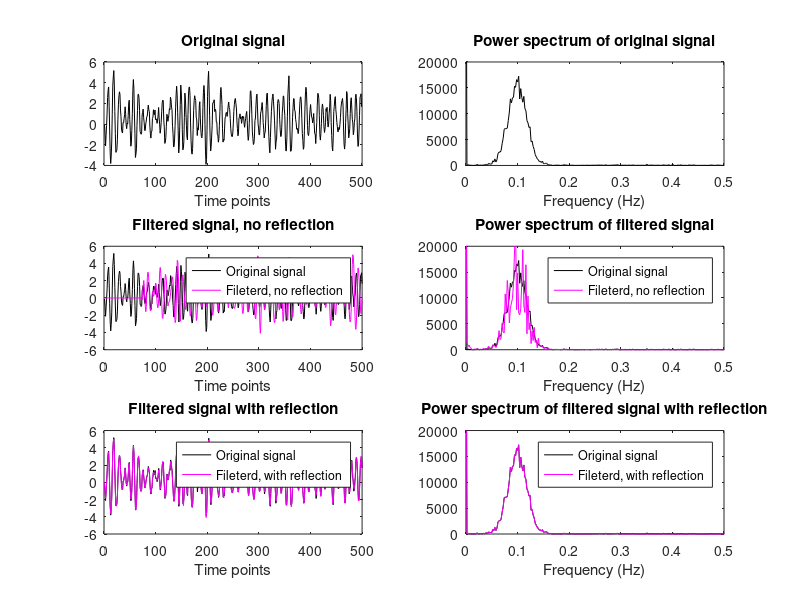

MATLAB code to generate this figure:
clc
clear all
close all

%create a signal with random numbers within frequency boundaries
N=500; 
hz=linspace(0,1,N);
nyquist=0.5;

%generate gaussian
g=exp(-(4*log(2)*(hz-0.1)/0.1).^2)*N/2; 
%Pointwise multiply gaussian by random phase value 
%Insert them into Euler's formula to generate complex unit length random vectors
signal=real(ifft(g.*exp(1i*rand(1,N)*2*pi)))+ rand(1,N);

%plot the signal
subplot(321)
plot(1:N,signal,'k')
set(gca,'xlim',[0 N+1])
title('Original signal')
xlabel('Time points')

%power spectrum
subplot(322)
plot(hz,abs(fft(signal)).^2,'k')
set(gca,'xlim',[0 nyquist],'ylim',[0 2e4]) %sampling rate 0.5*2= 1 Hz
xlabel('Frequency (Hz)')
title('Power spectrum of original signal')

%Apply low pass zero phase-shift fliter
order=150;
cutoff=0.3/nyquist;
fkern=fir1(order,cutoff,'low');
fsignal=filter(fkern,1,signal);
fsignal=filter(fkern,1,fsignal(end:-1:1));
fisgnal=fsignal(end:-1:1);

%plot
subplot(323)
plot(1:N,signal,'k')
hold on
plot(1:N,fsignal,'m')
title('Filtered signal, no reflection')
xlabel('Time points')
legend('Original signal','Fileterd, no reflection')

%power spectrum
subplot(324)
plot(hz,abs(fft(signal)).^2,'k')
hold on
plot(hz,abs(fft(fsignal)).^2,'m')
set(gca,'xlim',[0 nyquist],'ylim',[0 2e4]) %sampling rate 0.5*2= 1 Hz
xlabel('Frequency (Hz)')
title('Power spectrum of filtered signal')
legend('Original signal','Fileterd, no reflection')

%reflection by filter order
reflectsig=[signal(order:-1:1) signal signal(end:-1:end-order+1)];

%zero phase-shift filter on the reflected signal
reflectsig=filter(fkern,1,reflectsig);
reflectsig=filter(fkern,1,reflectsig(end:-1:1));
reflectsig=reflectsig(end:-1:1);

%cut off reflected part
fsignalref=reflectsig(order+1:end-order);
%plot
subplot(325)
plot(1:N,signal,'k')
hold on
plot(1:N,fsignalref,'m')
title('Filtered signal with reflection')
xlabel('Time points')
legend('Original signal','Fileterd, with reflection')

%power spectrum
subplot(326)
plot(hz,abs(fft(signal)).^2,'k')
hold on
plot(hz,abs(fft(fsignalref)).^2,'m')
set(gca,'xlim',[0 nyquist],'ylim',[0 2e4]) %sampling rate 0.5*2= 1 Hz
xlabel('Frequency (Hz)')
title('Power spectrum of filtered signal with reflection')
legend('Original signal','Fileterd, with reflection')



